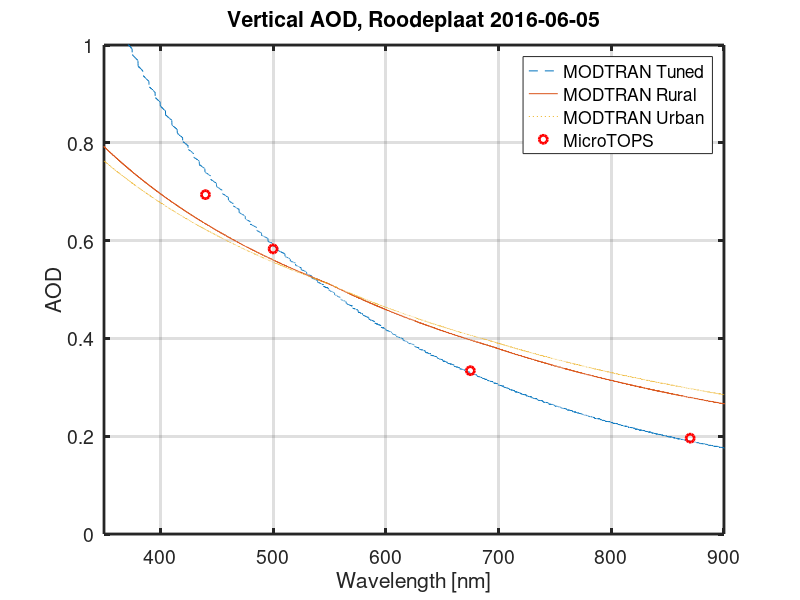

This figure's MATLAB source:
%% Plot MODTRAN AOTs on 2016-06-5 vs MicroTOPS
clear all
close all
% Plotting sizes
theFontSize = 14;
theLineWidth = 2.0;
% Data saved with
% save(['RoodeplaatAOT' MeasureDate IHAZEModel '.mat'], 'AODWv', 'Diff2GlobAOD', 'AOTwv', 'AOT');
load RoodeplaatAOT20160605Tuned.mat
Diff2GlobAODTuned = Diff2GlobAOD;
load RoodeplaatAOT20160605Urban.mat
Diff2GlobAODUrban = Diff2GlobAOD;
load RoodeplaatAOT20160605Rural.mat
Diff2GlobAODRural = Diff2GlobAOD;


figure;
plot(AODWv, Diff2GlobAODTuned, '--', AODWv, Diff2GlobAODRural, AODWv, Diff2GlobAODUrban, ':', AOTwv, AOT, 'or', 'LineWidth', theLineWidth);
set(gca, 'LineWidth', theLineWidth);
set(gca, 'FontSize', theFontSize);
title(['Vertical AOD, Roodeplaat 2016-06-05'])
xlabel('Wavelength [nm]');
ylabel('AOD')
legend('MODTRAN Tuned', 'MODTRAN Rural', 'MODTRAN Urban', 'MicroTOPS', 'location', 'best');
axis([350, 900, 0, 1])
grid();